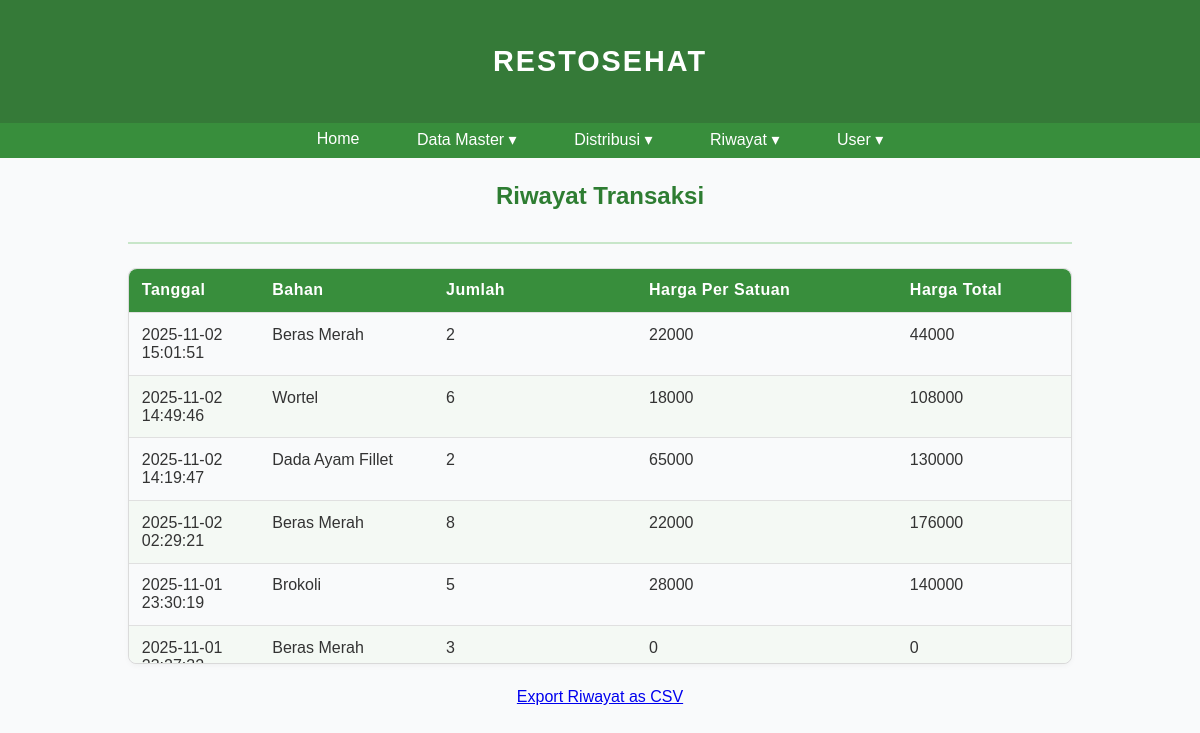
The page /riwayattransaksi (signed in) on the database as committed earlier.
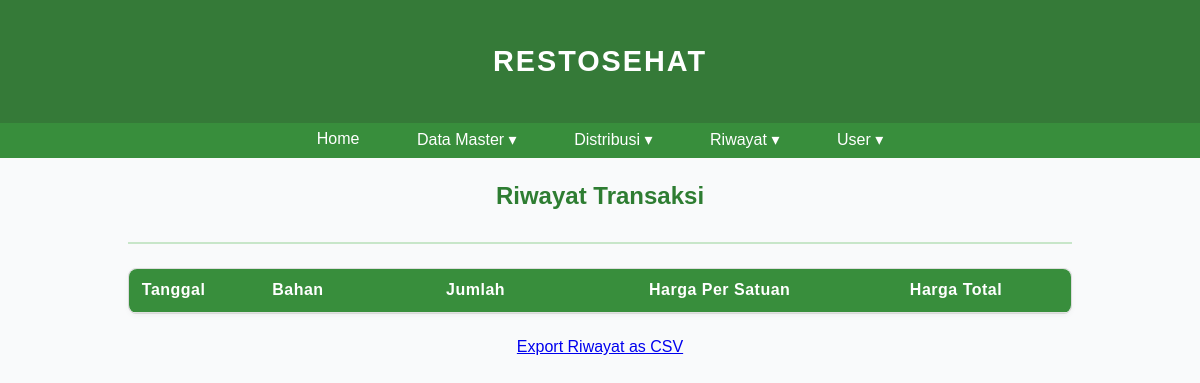
The same page on the database as committed later.
### main.py (models this page shows, shortened)
class RiwayatTransaksi(db.Model):
    idPrefix = 'RWT'
    id = db.Column(db.String(5), primary_key=True)
    idBahan = db.Column(db.String(5), db.ForeignKey('bahan.id'), nullable=False)
    tanggal = db.Column(db.DateTime, default=datetime.utcnow)
    jmlh = db.Column(db.Integer, default=0)
    hrgPer = db.Column(db.Integer, default=0)
    hrgTot = db.Column(db.Integer, default=0)

class Bahan(db.Model):
    idPrefix = 'BHN'
    id = db.Column(db.String(5), primary_key=True)
    namaBahan = db.Column(db.String(25), nullable=False)
    satuan = db.Column(db.String(8), nullable=False)
    hargaPerSatuan = db.Column(db.Integer, nullable=False)
    stocks = db.relationship('Stock', backref='bahan', lazy=True, cascade="all, delete-orphan")
    riwayat = db.relationship('Riwayat', backref='bahan', lazy=True)

### main.py (the view)
@app.route("/riwayattransaksi", methods=["GET"])
@login_required
def riwayat_transaksi():
    records = RiwayatTransaksi.query.order_by(RiwayatTransaksi.tanggal.desc()).all()
    bahans = {b.id: b.namaBahan for b in Bahan.query.all()}
    return render_template("riwayattransaksi.html", records=records, bahans=bahans)

### main.py (called while the page is built)
@login_manager.user_loader
def load_user(user_id):
    return User.query.get(user_id)

### templates/riwayattransaksi.html (shortened to what this page needs)
{% extends 'base.html' %}
{% block body %}
<div class="content">
    <div class="head-content">
        <p>Riwayat Transaksi</p>
    </div>
    <div class="main-content">
        <div class="table-container">
            <table>
                <thead>
                    <tr>
                        <th>Tanggal</th>
                        <th>Bahan</th>
                        <th>Jumlah</th>
                        <th>Harga Per Satuan</th>
                        <th>Harga Total</th>
                    </tr>
                </thead>
                <tbody>
                    {% for r in records %}
                    <tr>
                        <td>{{ r.tanggal.strftime('%Y-%m-%d %H:%M:%S') }}</td>
                        <td>{{ bahans.get(r.idBahan, 'Unknown') }}</td>
                        <td>{{ r.jmlh }}</td>
                        <td>{{ r.hrgPer }}</td>
                        <td>{{ r.hrgTot }}</td>
                    </tr>
                    {% endfor %}
                </tbody>
            </table>
        </div>
        <a href="{{ url_for('export_riwayat_transaksi_csv') }}" class="btn btn-primary" style="margin-bottom:10px;">
            Export Riwayat as CSV
        </a>
    </div>
</div>
{% endblock %}

### templates/base.html (shortened to what this page needs)
<!DOCTYPE html>
<html lang="en">
    <head>
        <link rel="stylesheet" href="{{ url_for('static', filename='main.css') }}">
    </head>
    <body>
        <div class="content">
            <div class="head-name">
                <p>RESTOSEHAT</p>
            </div>
            <div class="navbar">
                <ul>
                    <li><a href="/">Home</a></li>
                    {% if current_user.is_authenticated %}
                        {% if current_user.role == 'Owner'%}
                        <li class="dropdown">
                            <a href="#" class="dropbtn">Data Master ▾</a>
                        </li>
                        <li class="dropdown">
                            <a href="#" class="dropbtn">Distribusi ▾</a>
                        </li>
                        <li class="dropdown">
                            <a href="#" class="dropbtn">Riwayat ▾</a>
                        </li>
                        {% endif %}
                        <li class="dropdown">
                            <a href="#" class="dropbtn">User ▾</a>
                        </li>
                    {% else %}
                    <li><a href="/login">Login</a></li>
                    {% endif %}
                </ul>
            </div>
        {% block body %}{% endblock %}
        </div>
    </body>
</html>

Rows that differ between the two databases and show on the page:
removed RiwayatTransaksi: tanggal "2025-11-02 15:01:51", get "Beras Merah", jmlh "2", hrgPer "22000", hrgTot "44000"
removed RiwayatTransaksi: tanggal "2025-11-02 14:49:46", get "Wortel", jmlh "6", hrgPer "18000", hrgTot "108000"
removed RiwayatTransaksi: tanggal "2025-11-02 14:19:47", get "Dada Ayam Fillet", jmlh "2", hrgPer "65000", hrgTot "130000"
removed RiwayatTransaksi: tanggal "2025-11-02 02:29:21", get "Beras Merah", jmlh "8", hrgPer "22000", hrgTot "176000"
removed RiwayatTransaksi: tanggal "2025-11-01 23:30:19", get "Brokoli", jmlh "5", hrgPer "28000", hrgTot "140000"
removed RiwayatTransaksi: tanggal "2025-11-01…", get "Beras Merah", jmlh "3", hrgPer "0", hrgTot "0"
